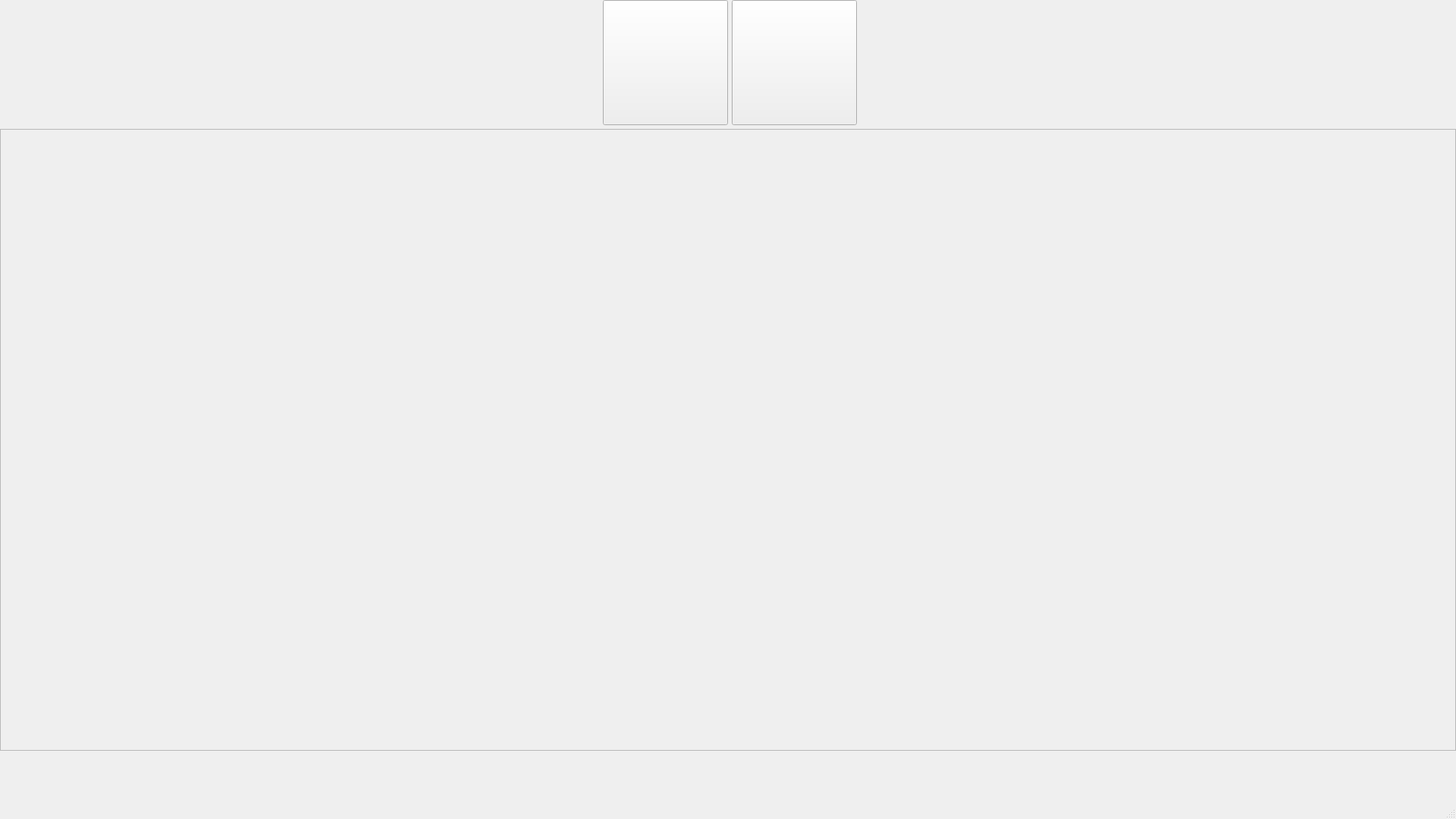
<?xml version="1.0" encoding="UTF-8"?>
<ui version="4.0">
 <class>MainWindow</class>
 <widget class="QMainWindow" name="MainWindow">
  <property name="geometry">
   <rect>
    <x>0</x>
    <y>0</y>
    <width>1920</width>
    <height>1080</height>
   </rect>
  </property>
  <property name="windowTitle">
   <string>MainWindow</string>
  </property>
  <property name="animated">
   <bool>true</bool>
  </property>
  <widget class="QWidget" name="centralwidget">
   <widget class="QPushButton" name="burgers">
    <property name="geometry">
     <rect>
      <x>795</x>
      <y>0</y>
      <width>165</width>
      <height>165</height>
     </rect>
    </property>
    <property name="text">
     <string/>
    </property>
    <property name="icon">
     <iconset>
      <normaloff>burgers_300x300 category-panel-left-desktop.jpeg</normaloff>burgers_300x300 category-panel-left-desktop.jpeg</iconset>
    </property>
    <property name="iconSize">
     <size>
      <width>300</width>
      <height>300</height>
     </size>
    </property>
    <property name="shortcut">
     <string/>
    </property>
    <property name="autoDefault">
     <bool>false</bool>
    </property>
    <property name="default">
     <bool>false</bool>
    </property>
   </widget>
   <widget class="QPushButton" name="beverages">
    <property name="geometry">
     <rect>
      <x>965</x>
      <y>0</y>
      <width>165</width>
      <height>165</height>
     </rect>
    </property>
    <property name="text">
     <string/>
    </property>
    <property name="icon">
     <iconset>
      <normaloff>drinks_300x300 category-panel-left-desktop.jpeg</normaloff>drinks_300x300 category-panel-left-desktop.jpeg</iconset>
    </property>
    <property name="iconSize">
     <size>
      <width>300</width>
      <height>300</height>
     </size>
    </property>
    <property name="shortcut">
     <string/>
    </property>
    <property name="autoDefault">
     <bool>false</bool>
    </property>
    <property name="default">
     <bool>false</bool>
    </property>
   </widget>
   <widget class="QScrollArea" name="scrollArea">
    <property name="geometry">
     <rect>
      <x>0</x>
      <y>170</y>
      <width>1920</width>
      <height>820</height>
     </rect>
    </property>
    <property name="widgetResizable">
     <bool>true</bool>
    </property>
    <widget class="QWidget" name="scrollAreaWidgetContents">
     <property name="geometry">
      <rect>
       <x>0</x>
       <y>0</y>
       <width>1918</width>
       <height>818</height>
      </rect>
     </property>
    </widget>
   </widget>
  </widget>
  <widget class="QMenuBar" name="menubar">
   <property name="geometry">
    <rect>
     <x>0</x>
     <y>0</y>
     <width>1920</width>
     <height>21</height>
    </rect>
   </property>
  </widget>
  <widget class="QStatusBar" name="statusbar"/>
 </widget>
 <resources/>
 <connections/>
</ui>
